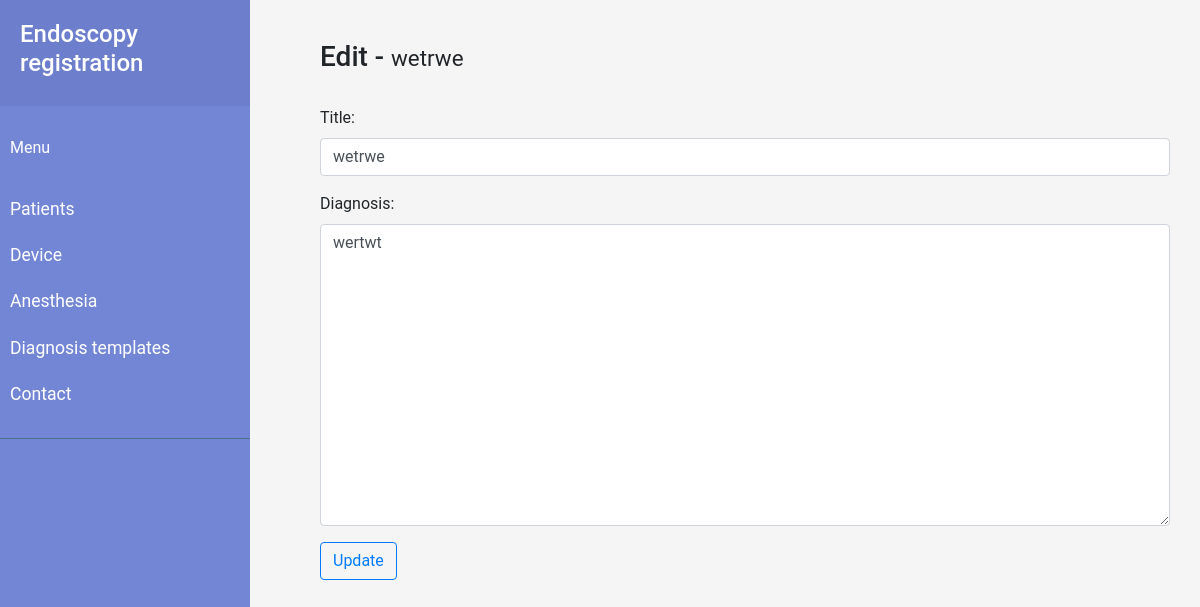
Page /templates/diagnosistemplate/update/6 on the earlier database version.
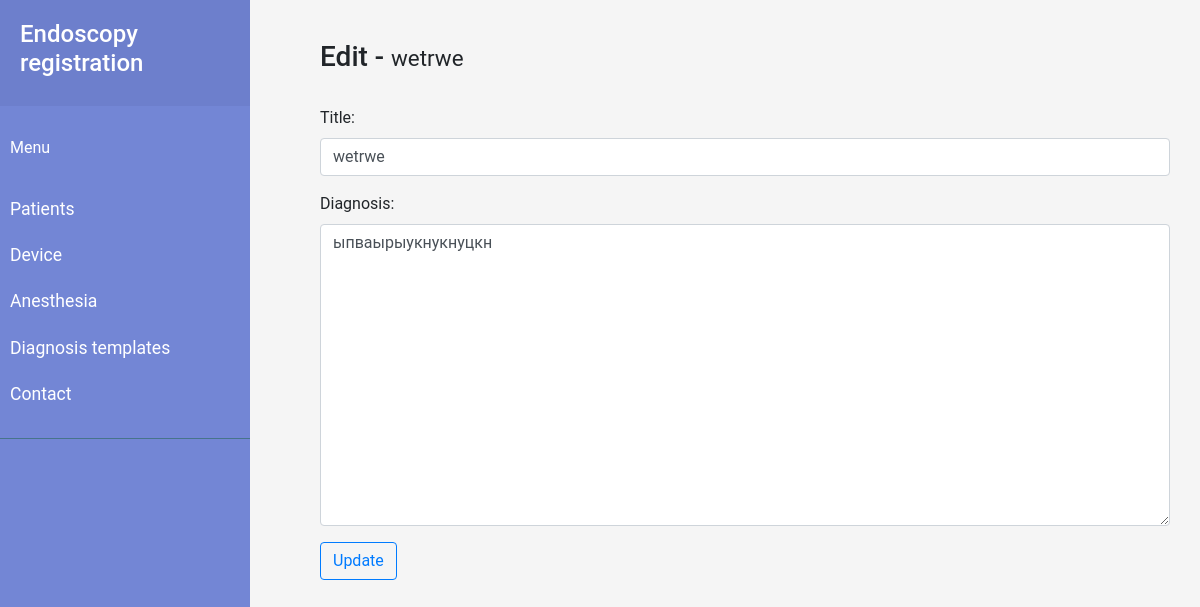
Same page on the later database version.
### endostemplates/models.py (models this page shows, shortened)
class TemplateDiagnosis(models.Model):
    title       = models.CharField(max_length=255, blank=False)
    diagnosis   = models.TextField(blank=False)

### endostemplates/views.py (the view)
# urls.py: path('diagnosistemplate/update/<int:pk>', views.TemplateDiagnosisUpdate.as_view(), name='diagnosistemplate_update'),
class TemplateDiagnosisUpdate(UpdateView):
    template_name = 'endostemplates/templates/diagnosis_form.html'
    model = TemplateDiagnosis
    form_class = TemplateDiagnosisForm
    success_url = reverse_lazy('endostemplates:diagnosistemplate_page')

### endostemplates/forms.py
class TemplateDiagnosisForm(forms.ModelForm):
    def __init__(self, *args, **kwargs):
        super(TemplateDiagnosisForm, self).__init__(*args, **kwargs)
        self.fields['title'].widget.attrs = {
            'class': 'form-control'
        }
        self.fields['diagnosis'].widget.attrs = {
            'class': 'form-control',
            'rows': '12'
        }
    class Meta:
        model = TemplateDiagnosis
        fields = ['title', 'diagnosis']

### endostemplates/templates/diagnosis_form.html
{% extends 'base.html' %}
{% block content_list %}
<div class="col-12">
<div style="display: flex; flex-direction: column; margin: 20px;" class="col-12">
    <p class="h3">
        {% if request.path == '/templates/diagnosistemplate/new' %} Add New Template of Diagnosis {% else %} Edit - {% endif %}
        {% if request.path != '/templates/diagnosistemplate/edit' %}<small>{{ object.title }}</small>{% endif %}
    </p>
    <br>
    <form method="post"> {% csrf_token %}
                    <div class="form-group">
                        {{ form.as_p }}
                    </div>
        <input type="submit" class="btn btn-outline-primary" {% if request.path == '/templates/templatediagnosis/new' %} value="Add new" {% else %} value="Update" {% endif %}>
    </form>
</div>
</div>
{% endblock %}

Differences in the rows shown:
changed TemplateDiagnosis "wetrwe": diagnosis "wertwt" → "ыпваырыукнукнуцкн"
